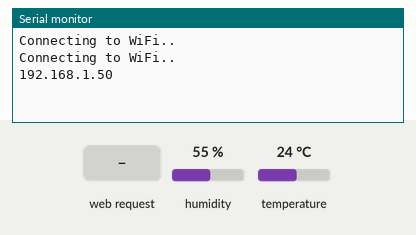
Bench run of a sketch on a simulated ESP32. On the bench: the last lines printed to the serial monitor. The inputs (shaded band) are chosen by the test bench; at power-on: humidity 55 %, temperature 24 °C. WiFi joins after 1.5 s; servers stay silent unless stated; storage starts empty.

Above: at 3.2 s.
3.3 s: HTTP request GET /temperature received
At 4.5 s:
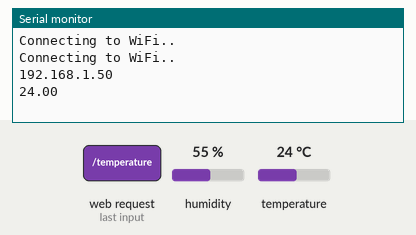
4.8 s: HTTP request GET /humidity received
At 6.1 s:
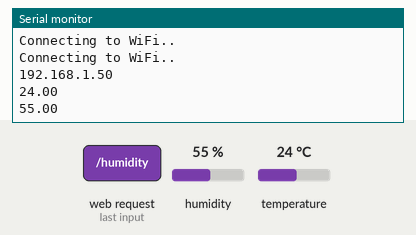

The sketch:

ESP32_TempHumidity_Graphs.ino
```cpp
#include <WiFi.h>
#include <ESPAsyncWebServer.h>
#include <LittleFS.h>
#include <Wire.h>
#include <Adafruit_Sensor.h>
#include <DHT.h>


// Replace with your network credentials
const char* ssid = "VM1598107";
const char* password = "sdmdpDp4gusj9Mby";

#define DHTPIN 27     // Digital pin connected to the DHT sensor

#define DHTTYPE    DHT11     // DHT 11

DHT dht(DHTPIN, DHTTYPE);

// Create AsyncWebServer object on port 80
AsyncWebServer server(80);

String readDHTTemperature() { //function that reads temperature
  // Sensor readings may also be up to 2 seconds 'old' (its a very slow sensor)
  // Read temperature as Celsius (the default)
  float t = dht.readTemperature();
  // Read temperature as Fahrenheit (isFahrenheit = true)
  //float t = dht.readTemperature(true);
  // Check if any reads failed and exit early (to try again).
  if (isnan(t)) {
    Serial.println("Failed to read from DHT sensor!");
    return "--";
  }
  else {
    Serial.println(t);
    return String(t);
  }
}

String readDHTHumidity() { //function that reads humidity
  // Sensor readings may also be up to 2 seconds 'old' (its a very slow sensor)
  float h = dht.readHumidity();
  if (isnan(h)) {
    Serial.println("Failed to read from DHT sensor!");
    return "--";
  }
  else {
    Serial.println(h);
    return String(h);
  }
}


// Replaces placeholders with values
String processor(const String& var){
  if(var == "TIME"){
    return String(millis()/1000);
  }
  return String();
}


void setup(){
  // Serial port for debugging purposes
  Serial.begin(115200);

  dht.begin();

  if(!LittleFS.begin()){
  Serial.println("An Error has occurred while mounting LittleFS");
  return;
  }

  // Connect to Wi-Fi
  WiFi.begin(ssid, password);
  while (WiFi.status() != WL_CONNECTED) {
    delay(1000);
    Serial.println("Connecting to WiFi..");
  }

  // Print ESP32 Local IP Address
  Serial.println(WiFi.localIP());

  // Route for root / web page
  server.on("/", HTTP_GET, [](AsyncWebServerRequest *request){
    request->send(LittleFS, "/index.html");
  });
  server.on("/temperature", HTTP_GET, [](AsyncWebServerRequest *request){
    request->send_P(200, "text/plain", readDHTTemperature().c_str());
  });
  server.on("/humidity", HTTP_GET, [](AsyncWebServerRequest *request){
    request->send_P(200, "text/plain", readDHTHumidity().c_str());
  });
    server.on("/time", HTTP_GET, [](AsyncWebServerRequest *request){
    request->send_P(200, "text/plain", String(millis()/1000).c_str());
  });

  // Start server
  server.begin();
}

void loop(){

}
```

Measured:
- after the input at 3.3 s, the serial monitor: prints a new line after 0.05 s (image 1)
- after the input at 4.8 s, the serial monitor: prints a new line at once (image 2)
